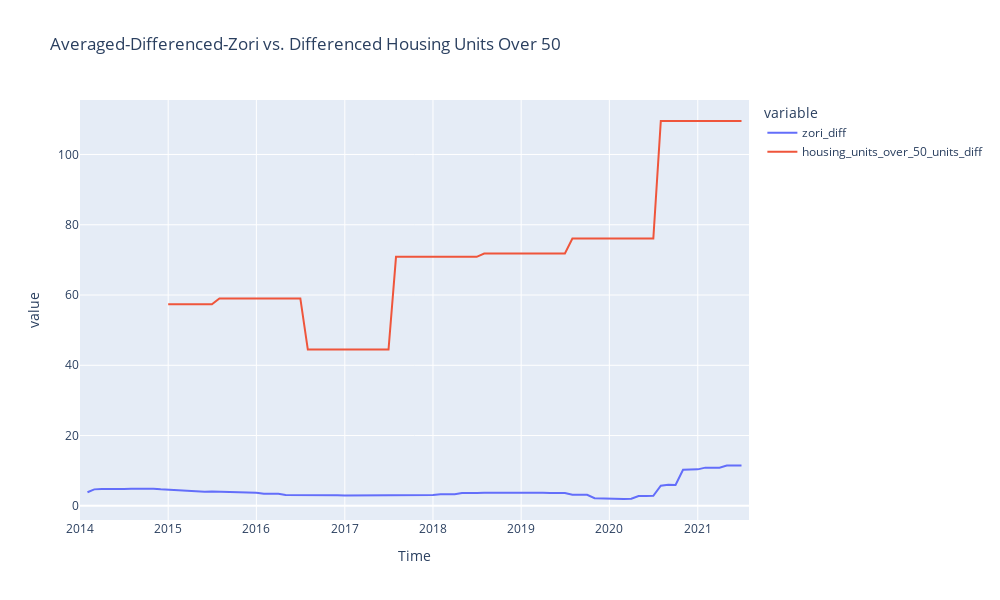

Notebook code for this chart:
### Code cell
fig = px.line(data_frame = agg, x = 'Time', y = ['zori_diff',
                                                'housing_units_over_50_units_diff'],
              title = 'Averaged-Differenced-Zori vs. Differenced Housing Units Over 50',
             height = 600, width = 1000)
fig.show()
